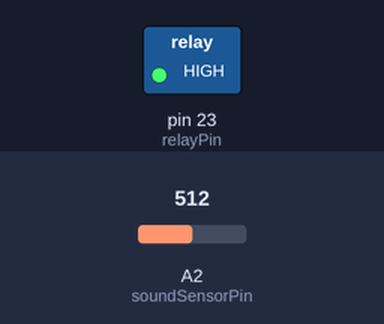
Bench run of a sketch on a simulated Arduino Mega 2560, built with avr-gcc and run on an emulated ATmega2560. Parts: switched loads named in the sketch (green lamp = pin HIGH). Inputs (shaded band) come from the test bench; at power-on: A2 (soundSensorPin) = 512. What the sketch prints to the serial monitor is not drawn.

Above: at 4.3 s.
4.4 s: A2 (soundSensorPin) set to 65
At 7.4 s:
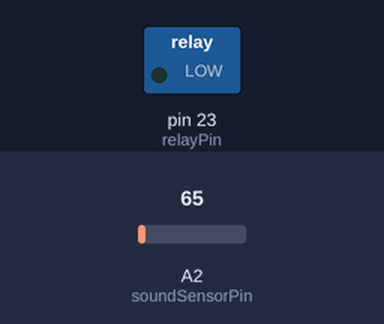
8.9 s: A2 (soundSensorPin) set to 71
13.4 s: A2 (soundSensorPin) set to 79
At 14.1 s:
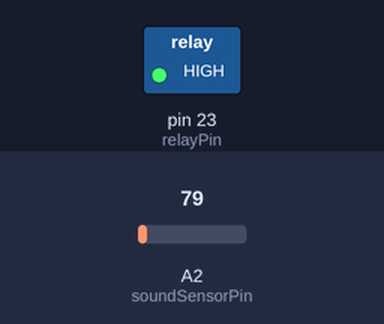
22.0 s: A2 (soundSensorPin) set to 0
At 24.2 s:
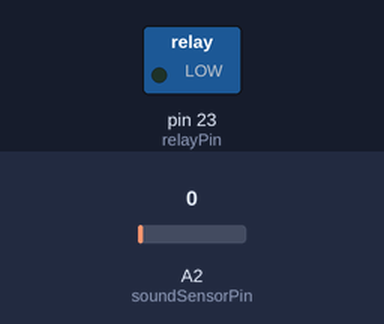
26.5 s: A2 (soundSensorPin) set to 85
At 27.7 s:
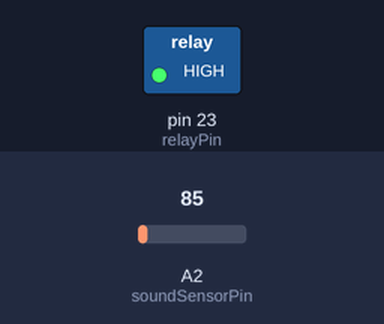
Timing chart, 0 to 35.0 s (numbered marks = the images above; inputs shaded):
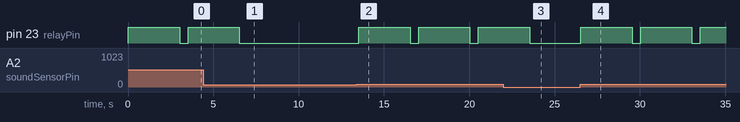

The sketch:

RelaySoundPart.ino
```cpp
const int soundSensorPin = A2;
const int relayPin = 23;
const int soundLimit = 75;

void setup() {
  Serial.begin(9600);
  pinMode(soundSensorPin, INPUT);
  pinMode(relayPin, OUTPUT);
  Serial.println("Sound Detection System Initialized.");
}

void loop() {
  int soundValue = analogRead(soundSensorPin);

  Serial.print("Sound Level: ");
  Serial.println(soundValue);

  if (soundValue > soundLimit) {
    digitalWrite(relayPin, HIGH);
    Serial.println("🔊 Loud sound detected! Relay ON.");
    delay(3000);
    digitalWrite(relayPin, LOW);
    Serial.println("Relay OFF.");
  }
  delay(500);
}
```

Measured:
- the behaviour switches between 75 and 76 on A2 (soundSensorPin) (found by bisection; images 1 and 2)
- after the input at 4.4 s, pin 23 (relayPin): goes on until 6.5 s, then stays LOW
- after the input at 8.9 s, every drawn part: stays the same
- after the input at 13.4 s, pin 23 (relayPin): alternates HIGH for 3.0 s and LOW for 0.50 s, starting after 0.13 s
- after the input at 22.0 s, pin 23 (relayPin): goes on until 23.5 s, then stays LOW
- after the input at 26.5 s, pin 23 (relayPin): alternates HIGH for 3.0 s and LOW for 0.50 s, starting at once
